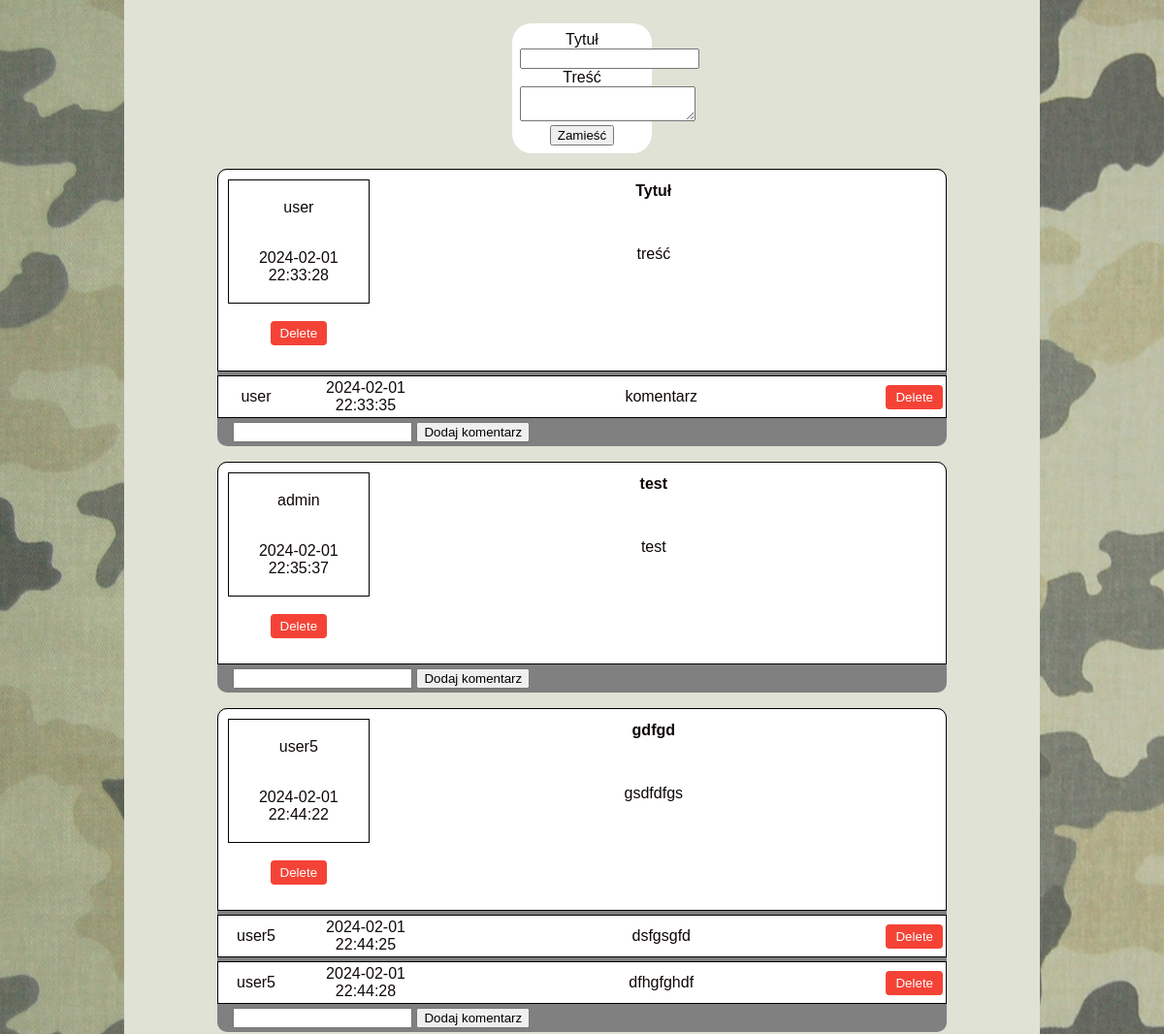
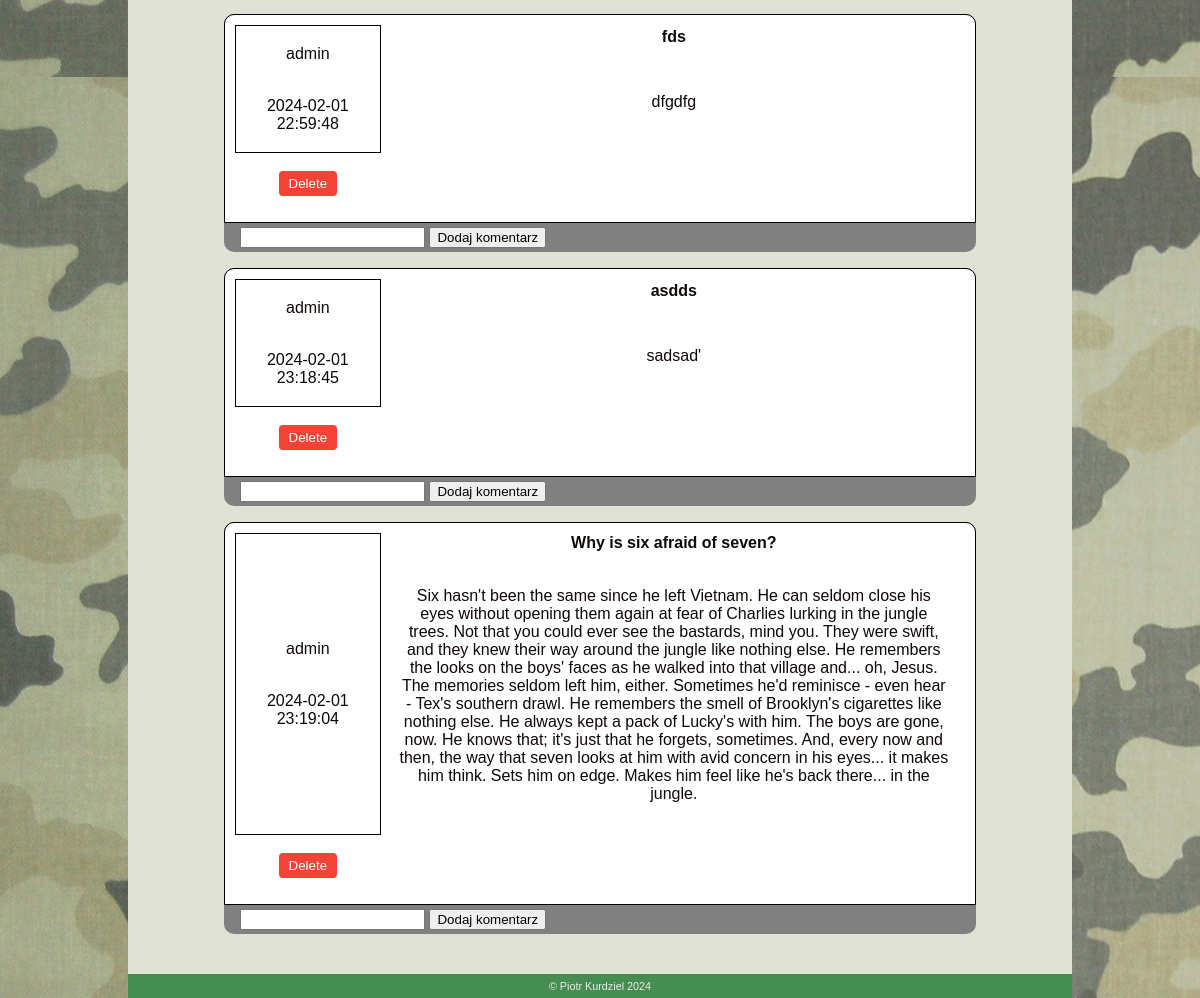
The app's page /forum.php (signed in) with its own data (2 pictures, top to bottom).
### tables this page shows
CREATE TABLE `posts` (
  `id` int(11) NOT NULL,
  `user_id` int(11) NOT NULL,
  `data` timestamp NOT NULL DEFAULT current_timestamp(),
  `tresc` mediumtext NOT NULL,
  `title` text NOT NULL
);

CREATE TABLE `users` (
  `id` int(11) NOT NULL,
  `user` text NOT NULL,
  `pass` text NOT NULL,
  `pass_change` timestamp NULL DEFAULT current_timestamp() COMMENT 'last time password was changed',
  `email` text DEFAULT NULL,
  `birthdate` date DEFAULT NULL,
  `newsletter` binary(1) NOT NULL
);

CREATE TABLE `comments` (
  `id` int(11) NOT NULL,
  `post_id` int(11) NOT NULL,
  `user_id` int(11) NOT NULL,
  `data` timestamp NOT NULL DEFAULT current_timestamp() ON UPDATE current_timestamp(),
  `tresc` text NOT NULL
);

### forum.php (the view, shortened to what this page needs)
<!DOCTYPE html>
<html lang="pl">
<?php
include("session.php");
?>
<head>
    <link rel="stylesheet" href="resource/main.css" />
    <link rel="stylesheet" href="resource/mobile.css" />
    <link rel="stylesheet" href="resource/forum.css" />
</head>
<body>
    <div class="container">
        <main>
            <div id="addpost">
                <form action="process_post.php" method="post">
                    Tytuł<br>
                    <input type="text" id="title" name="title" maxlength="50" required><br>
                    Treść<br>
                    <textarea id="content" name="content" maxlength="1000" required></textarea><br>
                    <input type="submit" value="Zamieść">
                </form>
            </div>
            <?php
            $postQuery = "SELECT * FROM posts";
            $result = $connection->query($postQuery);
            while ($post = $result->fetch_assoc()) {
                $postId = $post['id'];
                $commentResult = $connection->query("SELECT * FROM comments WHERE post_id = $postId");
                $username = $post['user_id'];
                $userResult = $connection->query("SELECT user FROM users WHERE id= $username");
                $username = "[Deleted]";
                if ($userResult) {
                    $userData = $userResult->fetch_row();
                    if ($userData)
                        $username = $userData[0];
                }
                echo '<div class="post-container">';
                echo '<table class="post">
                <tr>
                    <th class="post-user" rowspan="2">
                    <table>
                        <tr><td>' . $username . '</td></tr>
                        <tr><td>' . $post['data'] . '</td></tr>
                    </table>
                    </th>
                    <th class="post-title">' . $post['title'] . '</th>
                </tr>
                <tr><td colspan="2"><p>' . $post['tresc'] . '</p></td></tr>';
                if ($_SESSION['login'] == 'admin' || $_SESSION['login'] == $username) {
                    echo '<td style="width: 5%;">';
                    echo '<form action="user/delete_comment.php" method="post">';
                    echo '<input class="delete-button" type="submit" value="Delete"></form></td>';
                }
                echo '</table>';
                echo '<div class="comments">';
                while ($comment = $commentResult->fetch_assoc()) {
                    $username = $comment['user_id'];
                    $userResult = $connection->query("SELECT user FROM users WHERE id= $username");
                    $username = "[Deleted]";
                    if ($userResult) {
                        $userData = $userResult->fetch_row();
                        if ($userData)
                            $username = $userData[0];
                    }
                    echo '<table class="comment">
                    <tr>
                        <td style="width: 10%;">' . $username . '</td>
                        <td style="width: 20%;">' . $comment['data'] . '</td>
                        <td>' . $comment['tresc'] . '</td>';
                    if ($_SESSION['login'] == 'admin' || $_SESSION['login'] == $username) {
                        echo '<td style="width: 5%;">';
                        echo '<form action="user/delete_comment.php" method="post" style="display:inline;">';
                        echo '<input class="delete-button" type="submit" value="Delete"></form></td>';
                    }
                    echo '</tr>
                    </table>';
                }
                echo
                    '<div class="addcomment">
                        <form action="process_comm.php" method="post">
                            <input type="hidden" name="post" value="' . $postId . '">
                            <input type="text" name="content" required>
                            <input type="submit" value="Dodaj komentarz">
                        </form>
                    </div>
                </div>
                </div>';
            }
            ?>
        </main>
        <footer>
        </footer>
    </div>
</body>
</html>

### resource/main.css (style rules this page uses)
:root { --beige: #dfe2d5; --white: #ebebeb; --blue: #518194; --linkblue: #05b; --green: #458d50; --darkgray: #747474; --shadowgreen: #3d6b43; --fontdark: #0e0806; --fontlight: #ebebeb; --orange: #f57543; --border-s: 6px; }
* { box-sizing: border-box; }
html { scroll-behavior: smooth; }
body, h1, h2, h3, h4, h5, h6 { font-family: Roboto, sans-serif; }
body { background-color: #888; background-image: url("../img/moro.jpg"); background-position: fixed; color: var(--fontdark); margin: 0; font-family: sans-serif; }
.container { margin: 0 8rem; display: flex; flex-direction: column; }
main { padding: 1.5rem 5rem; background-color: var(--beige); min-height: 80vh; position: relative; }
footer { font-size: 0.675rem; background-color: var(--green); color: var(--white); padding: 0.375rem; text-align: center; }

### resource/forum.css (style rules this page uses)
table { width: 100%; text-align: center; }
.post-container { margin: 1rem; background-color: gray; border-radius: 10px; text-align: left; }
.post { cursor: pointer; border: 1px solid black; background-color: white; padding: 0.5rem; border-top-left-radius: 10px; border-top-right-radius: 10px; }
.post-user { width: 20%; font-weight: normal; border: 1px solid black; }
.post td { padding: 1rem; }
.comment { background-color: white; border: 1px solid black; margin-top: 0.25rem; }
#addpost { background-color: white; text-align: center; padding: 0.5rem; margin: 0 20rem; border-radius: 20px; }
.addcomment { margin: 0.25rem 1rem; padding-bottom: 0.25rem; }
.delete-button { background-color: #f44336; color: white; padding: 5px 10px; border: none; border-radius: 4px; cursor: pointer; text-align: center; text-decoration: none; display: inline-block; transition: background-color 0.3s; }

### records on screen
posts: user.user "user", data "2024-02-01 22:33:28", title "Tytuł", tresc "treść"
comments: user.user "user", data "2024-02-01 22:33:35", tresc "komentarz"
posts: user.user "admin", data "2024-02-01 22:35:37", title "test", tresc "test"
posts: user.user "user5", data "2024-02-01 22:44:22", title "gdfgd", tresc "gsdfdfgs"
comments: user.user "user5", data "2024-02-01 22:44:25", tresc "dsfgsgfd"
comments: user.user "user5", data "2024-02-01 22:44:28", tresc "dfhgfghdf"
posts: user.user "admin", data "2024-02-01 22:59:48", title "fds", tresc "dfgdfg"
posts: user.user "admin", data "2024-02-01 23:18:45", title "asdds", tresc "sadsad'"
posts: user.user "admin", data "2024-02-01 23:19:04", title "Why is six afraid of seven?", tresc "Six hasn't been the same since he left Vietnam. He can seldom close his eyes without opening them again at fear of Charlies lurking in the jungle trees. Not that you could ever see the bastards, mind you. They were swift, and they knew their way around the jungle like nothing else. He remembers the looks on the boys' faces as he walked into that village and... oh, Jesus. The memories seldom left him, either. Sometimes he'd reminisce - even hear - Tex's southern drawl. He remembers the smell of Brooklyn's cigarettes like nothing else. He always kept a pack of Lucky's with him. The boys are gone, now. He knows that; it's just that he forgets, sometimes. And, every now and then, the way that…"
